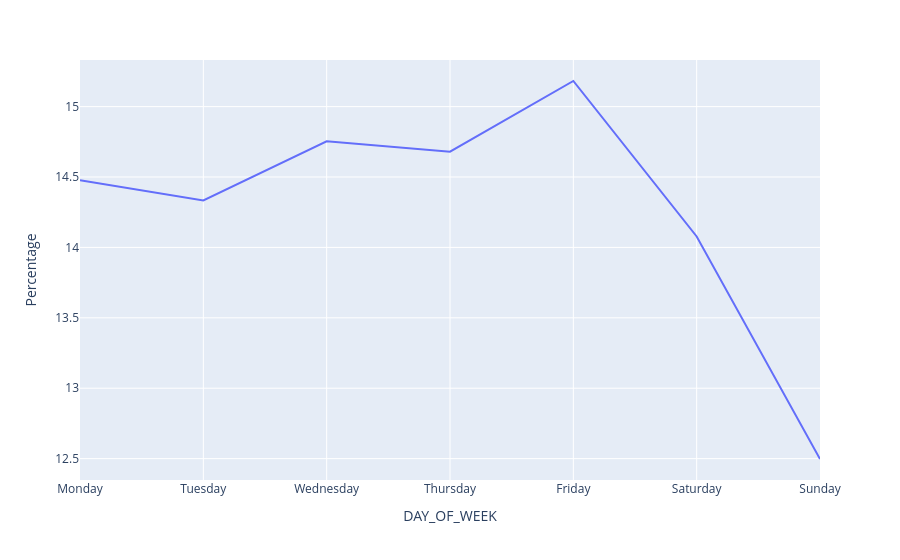
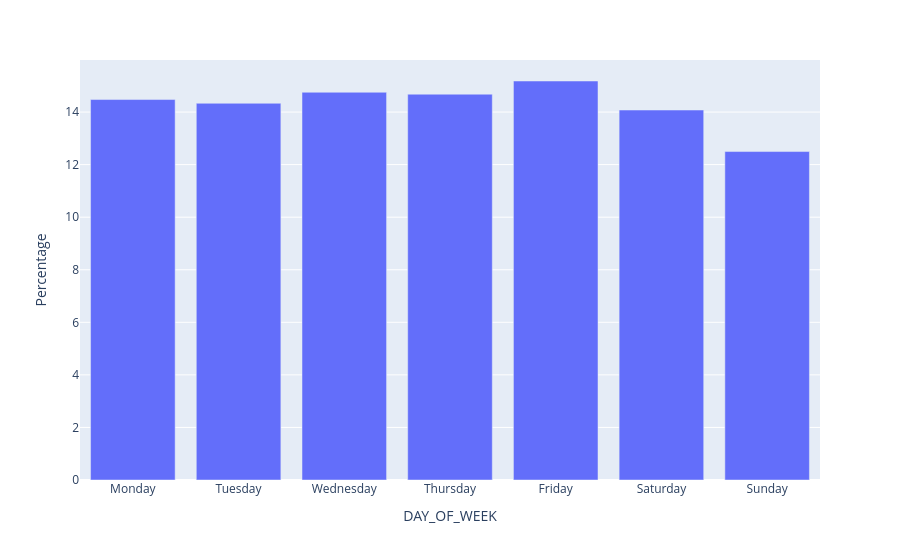
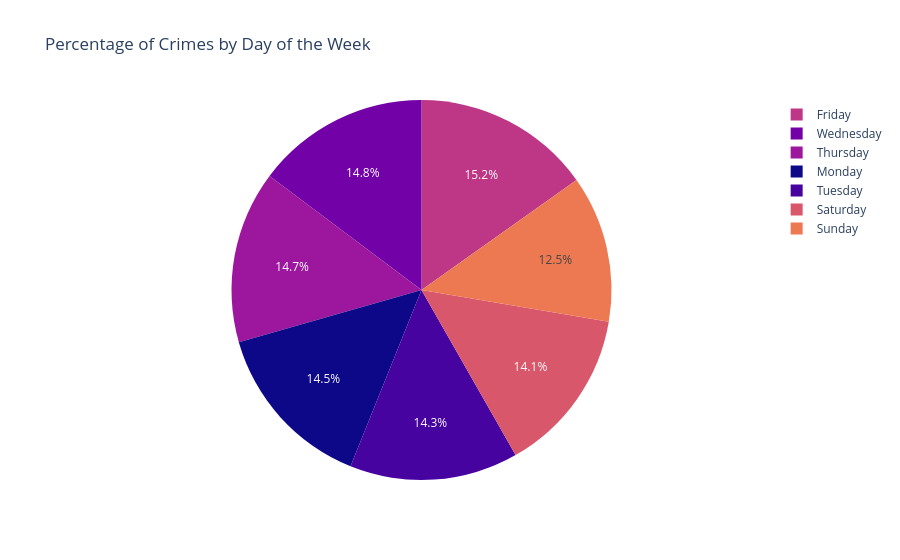

Source (notebook cell) for these figures, in order:
### Code cell
crime_daily_counts = df.groupby(['DAY_OF_WEEK']).size()

total_counts = crime_daily_counts.sum()

crime_daily_percentage = (crime_daily_counts / total_counts) * 100

plot_data = crime_daily_percentage.reset_index(name='Percentage')
plot_data['DAY_OF_WEEK'] = pd.Categorical(plot_data['DAY_OF_WEEK'],
                                        categories=['Monday', 'Tuesday', 'Wednesday', 'Thursday', 'Friday', 'Saturday', 'Sunday'],
                                        ordered=True)
plot_data.sort_values('DAY_OF_WEEK', inplace=True)

fig = px.line(
    plot_data,
    x = 'DAY_OF_WEEK',
    y = 'Percentage'
    # color = 'CRIME_TYPE',
    )
fig.show()

fig = px.bar(
    plot_data,
    x = 'DAY_OF_WEEK',
    y = 'Percentage'
    # color = 'CRIME_TYPE',
    )
fig.show()

fig = px.pie(
    plot_data, 
    names='DAY_OF_WEEK', 
    values='Percentage', 
    title='Percentage of Crimes by Day of the Week',
    color='DAY_OF_WEEK', 
    color_discrete_sequence=px.colors.sequential.Plasma
    ) 
fig.show()

### Figure 1 — Plotly figure (JSON) as saved in the notebook; plotly's stock layout.template omitted (floating-point values rounded to 4 significant figures)
{"data": [{"hovertemplate": "DAY_OF_WEEK=%{x}<br>Percentage=%{y}<extra></extra>", "legendgroup": "", "line": {"color": "#636efa", "dash": "solid"}, "marker": {"symbol": "circle"}, "mode": "lines", "name": "", "orientation": "v", "showlegend": false, "type": "scatter", "x": ["Monday", "Tuesday", "Wednesday", "Thursday", "Friday", "Saturday", "Sunday"], "xaxis": "x", "y": [14.48, 14.33, 14.75, 14.68, 15.18, 14.08, 12.5], "yaxis": "y"}], "layout": {"legend": {"tracegroupgap": 0}, "margin": {"t": 60}, "xaxis": {"anchor": "y", "domain": [0, 1], "title": {"text": "DAY_OF_WEEK"}}, "yaxis": {"anchor": "x", "domain": [0, 1], "title": {"text": "Percentage"}}}}

### Figure 2 — Plotly figure (JSON) as saved in the notebook; plotly's stock layout.template omitted (floating-point values rounded to 4 significant figures)
{"data": [{"alignmentgroup": "True", "hovertemplate": "DAY_OF_WEEK=%{x}<br>Percentage=%{y}<extra></extra>", "legendgroup": "", "marker": {"color": "#636efa", "pattern": {"shape": ""}}, "name": "", "offsetgroup": "", "orientation": "v", "showlegend": false, "textposition": "auto", "type": "bar", "x": ["Monday", "Tuesday", "Wednesday", "Thursday", "Friday", "Saturday", "Sunday"], "xaxis": "x", "y": [14.48, 14.33, 14.75, 14.68, 15.18, 14.08, 12.5], "yaxis": "y"}], "layout": {"barmode": "relative", "legend": {"tracegroupgap": 0}, "margin": {"t": 60}, "xaxis": {"anchor": "y", "domain": [0, 1], "title": {"text": "DAY_OF_WEEK"}}, "yaxis": {"anchor": "x", "domain": [0, 1], "title": {"text": "Percentage"}}}}

### Figure 3 — Plotly figure (JSON) as saved in the notebook; plotly's stock layout.template omitted (floating-point values rounded to 4 significant figures)
{"data": [{"customdata": [["Monday"], ["Tuesday"], ["Wednesday"], ["Thursday"], ["Friday"], ["Saturday"], ["Sunday"]], "domain": {"x": [0, 1], "y": [0, 1]}, "hovertemplate": "DAY_OF_WEEK=%{customdata[0]}<br>Percentage=%{value}<extra></extra>", "labels": ["Monday", "Tuesday", "Wednesday", "Thursday", "Friday", "Saturday", "Sunday"], "legendgroup": "", "marker": {"colors": ["#0d0887", "#46039f", "#7201a8", "#9c179e", "#bd3786", "#d8576b", "#ed7953"]}, "name": "", "showlegend": true, "type": "pie", "values": [14.48, 14.33, 14.75, 14.68, 15.18, 14.08, 12.5]}], "layout": {"legend": {"tracegroupgap": 0}, "piecolorway": ["#0d0887", "#46039f", "#7201a8", "#9c179e", "#bd3786", "#d8576b", "#ed7953", "#fb9f3a", "#fdca26", "#f0f921"], "title": {"text": "Percentage of Crimes by Day of the Week"}}}
